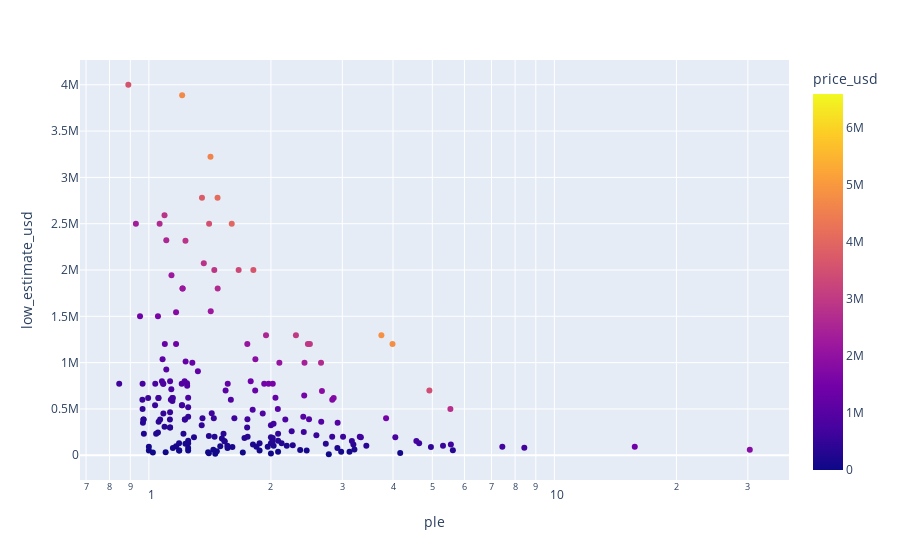

The notebook cell saved with this chart:
### Code cell
fig = px.scatter(dfSubset, x="ple", y="low_estimate_usd", log_x=True,color='price_usd',
                 hover_name="Category", hover_data=["Category","artwork_title",'price_usd','high_estimate_usd'])

fig.show()

### Figure 1 — Plotly figure (JSON) as saved in the notebook; plotly's stock layout.template omitted (floating-point values rounded to 4 significant figures; data arrays with more than 128 entries replaced by an {"elided": "..."} marker saying what was removed)
{"data": [{"customdata": {"elided": "230x4 mixed values"}, "hovertemplate": "<b>%{hovertext}</b><br><br>ple=%{x}<br>low_estimate_usd=%{y}<br>Category=%{customdata[0]}<br>artwork_title=%{customdata[1]}<br>price_usd=%{marker.color}<br>high_estimate_usd=%{customdata[3]}<extra></extra>", "hovertext": {"elided": "230 str values"}, "legendgroup": "", "marker": {"color": {"elided": "230 int values"}, "coloraxis": "coloraxis", "symbol": "circle"}, "mode": "markers", "name": "", "orientation": "v", "showlegend": false, "type": "scatter", "x": {"elided": "230 float values"}, "xaxis": "x", "y": {"elided": "230 int values"}, "yaxis": "y"}], "layout": {"coloraxis": {"colorbar": {"title": {"text": "price_usd"}}, "colorscale": [[0, "#0d0887"], [0.1111, "#46039f"], [0.2222, "#7201a8"], [0.3333, "#9c179e"], [0.4444, "#bd3786"], [0.5556, "#d8576b"], [0.6667, "#ed7953"], [0.7778, "#fb9f3a"], [0.8889, "#fdca26"], [1, "#f0f921"]]}, "legend": {"tracegroupgap": 0}, "margin": {"t": 60}, "xaxis": {"anchor": "y", "domain": [0, 1], "title": {"text": "ple"}, "type": "log"}, "yaxis": {"anchor": "x", "domain": [0, 1], "title": {"text": "low_estimate_usd"}}}}
